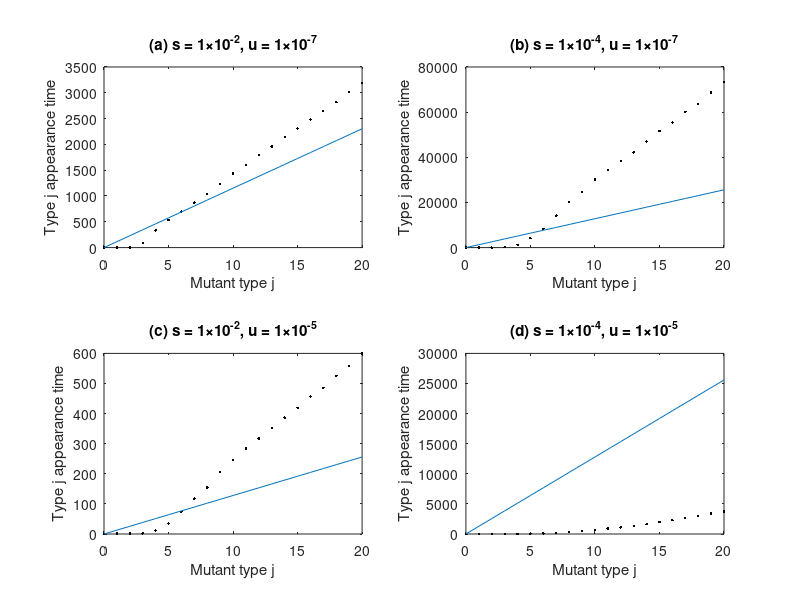

MATLAB code for this plot:
function [] = ShowFailings()
    figure();
    xAxis = 0:20
    
    %Normal
    subplot(221);
    data1 = load('AppearanceTimeTesting_dpc_5_spd_10_params_K_21_N_1.0e9.0_d_100_u_1e-07_s_0.01.mat');
    plot(xAxis, data1.appear_sim, 'k.');
    hold all
    plot(xAxis, data1.appear_orig);
    title('(a) s = 1\times10^{-2}, u = 1\times10^{-7}');
    xlabel('Mutant type j');
    ylabel('Type j appearance time');
    
    %Low S
    subplot(222);
    data2 = load('AppearanceTimeTesting_dpc_5_spd_10_params_K_21_N_1.0e9.0_d_100_u_1e-07_s_0.0001.mat');
    plot(xAxis, data2.appear_sim, 'k.');
    hold all
    plot(xAxis, data2.appear_orig);
    title('(b) s = 1\times10^{-4}, u = 1\times10^{-7}');
    xlabel('Mutant type j');
    ylabel('Type j appearance time');
    
    %High U
    subplot(223);
    data3 = load('AppearanceTimeTesting_dpc_5_spd_10_params_K_21_N_1.0e9.0_d_100_u_1e-05_s_0.01.mat');
    plot(xAxis, data3.appear_sim, 'k.');
    hold all
    plot(xAxis, data3.appear_orig);
    title('(c) s = 1\times10^{-2}, u = 1\times10^{-5}');
    xlabel('Mutant type j');
    ylabel('Type j appearance time');
    
    %High U low S
    subplot(224);
    data4 = load('AppearanceTimeTesting_dpc_1_spd_10_params_K_21_N_1.0e9.0_d_100_u_1e-05_s_0.0001.mat');
    plot(xAxis, data4.appear_sim, 'k.');
    hold all
    plot(xAxis, data4.appear_orig);
    title('(d) s = 1\times10^{-4}, u = 1\times10^{-5}');
    xlabel('Mutant type j');
    ylabel('Type j appearance time');
end

